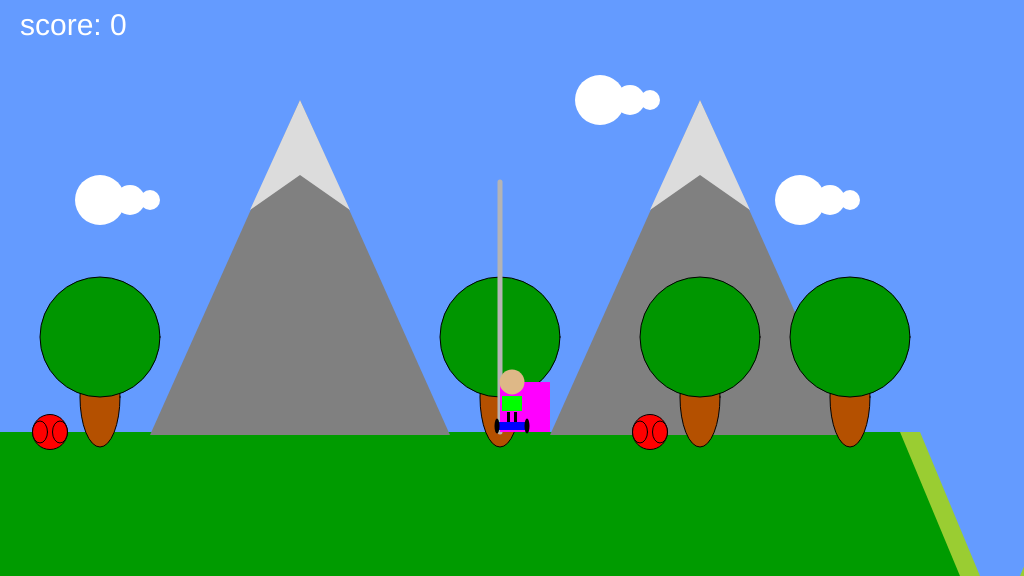
Frame 1 (no input)
Frame 60 (no input): identical to frame 1, image omitted
Frame 120 (the mouse pressed at the canvas centre since frame 60): identical to frame 1, image omitted

The p5.js sketch that drew this single still picture (run headless with seeded random() and noise() and a simulated clock; from frame 60 on, the mouse is pressed at the canvas centre):

// p5.js sketch
// ── sketch.js
/*

The Game Project 5 - Bring it all together

*/

var gameChar_x;
var gameChar_y;
var floorPos_y;
var scrollPos;
var gameChar_world_x;

var isLeft;
var isRight;
var isFalling;
var isPlummeting;

var trees_x;
var clouds;
var mountains;
var canyons;
var collectable;

var game_score;
var flagpole;


function setup()
{
	createCanvas(1024, 576);
	floorPos_y = height * 3/4;
	gameChar_x = width/2;
	gameChar_y = floorPos_y;

	// Variable to control the background scrolling.
	scrollPos = 0;

	// Variable to store the real position of the gameChar in the game
	// world. Needed for collision detection.
	gameChar_world_x = gameChar_x - scrollPos;

	// Boolean variables to control the movement of the game character.
	isLeft = false;
	isRight = false;
	isFalling = false;
	isPlummeting = false;

	// Initialise arrays of scenery objects.
    trees_x = [-300, 100, 500, 700, 850, 1300];
    
    collectable = [
        {x_pos: 50, y_pos: floorPos_y, isFound: false},
        {x_pos: 650, y_pos: floorPos_y, isFound: false},
        {x_pos: 1400, y_pos: floorPos_y, isFound: false}
    ]; 
    
    canyons = [-200, 900, 1400];
    
    mountains = [
        {x_pos: -550}, 
        {x_pos: 100}, 
        {x_pos: 500}, 
        {x_pos: 1050}];
    
    clouds = [
        {pos_x: -100, pos_y: 300},
        {pos_x: 100, pos_y: 200},
        {pos_x: 600, pos_y: 100},
        {pos_x: 800, pos_y: 200}
    ];
    
    game_score = 0;
    
    flagpole = {isReached:false, 
                x_pos: 500}
}

function draw()
{
	background(100, 155, 255); // fill the sky blue

	noStroke();
	fill(0,155,0);
	rect(0, floorPos_y, width, height/4); // draw some green ground
    push();
    translate(scrollPos,0);

	// Draw clouds.
    drawClouds();

	// Draw mountains.
    drawMountains();
    
	// Draw trees.
    drawTrees();
    
	// Draw canyons.
    for (var i = 0; i < canyons.length; i++)
    {
        drawCanyon(canyons[i]);
        checkCanyon(canyons[i]);
    }
    
	// Draw collectable items.
    for (var i = 0; i < collectable.length; i++)
    {   
        if (collectable[i].isFound == false)
        {
            drawCollectable(collectable[i]);
            checkCollectable(collectable[i]);
        }
    } 

    renderFlagpole();
    
    pop();
    
	// Draw game character.
	
	drawGameChar();
    
    fill(255);
    noStroke();
    textSize(30);
    text("score: " + game_score, 20, 35)

	// Logic to make the game character move or the background scroll.
	if(isLeft)
	{
		if(gameChar_x > width * 0.2)
		{
			gameChar_x -= 5;
		}
		else
		{
			scrollPos += 5;
		}
	}

	if(isRight)
	{
		if(gameChar_x < width * 0.8)
		{
			gameChar_x  += 5;
		}
		else
		{
			scrollPos -= 5; // negative for moving against the background
		}
	}
    
    if (isPlummeting == true)
    {
        gameChar_y += 5;
    }

	// Logic to make the game character rise and fall.
    if (gameChar_y < floorPos_y)
    {
        gameChar_y += 2;
        isFalling = true;
    }
    else
    {
        isFalling = false;
    }
    
	// Update real position of gameChar for collision detection.
	gameChar_world_x = gameChar_x - scrollPos;
}


// ---------------------
// Key control functions
// ---------------------

function keyPressed()
{
	if(key == 'A' || keyCode == 37)
	{
		isLeft = true;
	}

	if(key == 'D' || keyCode == 39)
	{
		isRight = true;
	}
    if (keyCode == 32 && gameChar_y == floorPos_y)
    {
        gameChar_y -= 100;
    }
}

function keyReleased()
{
	if(key == 'A' || keyCode == 37)
	{
		isLeft = false;
	}

	if(key == 'D' || keyCode == 39)
	{
		isRight = false;
	}
}


// ------------------------------
// Game character render function
// ------------------------------

// Function to draw the game character.

function drawGameChar()
{
	// draw game character
    if(isLeft && isFalling)
	{
		// add your jumping-left code
        fill(222, 184, 135); // the head
        ellipse(gameChar_x, gameChar_y - 58, 15, 25);

        fill(0, 255, 0); // the body
        rect(gameChar_x - 5, gameChar_y - 44, 10, 15);

        // the arms
        rect(gameChar_x - 1, gameChar_y - 42, 10, 4);
        rect(gameChar_x + 7, gameChar_y - 42, 4, 10);
        rect(gameChar_x - 10, gameChar_y - 38, 6, 5);

        fill(0); // the legs
        rect(gameChar_x - 2, gameChar_y - 28, 5, 12);

        fill(0); // the wheels
        ellipse(gameChar_x, gameChar_y - 6, 15, 15);

	}
	else if(isRight && isFalling)
	{
		// add your jumping-right code
        fill(222, 184, 135); // the head
        ellipse(gameChar_x, gameChar_y - 58, 15, 25);

        fill(0, 255, 0); // the body
        rect(gameChar_x - 5, gameChar_y - 44, 10, 15);

        // the arms
        rect(gameChar_x + 5, gameChar_y - 38, 6, 5);
        rect(gameChar_x - 12, gameChar_y - 42, 10, 4);
        rect(gameChar_x - 12, gameChar_y - 42, 4, 10);

        fill(0); // the legs
        rect(gameChar_x - 2, gameChar_y - 28, 5, 12);

        fill(0); // the wheels
        ellipse(gameChar_x, gameChar_y - 6, 15, 15);

	}
	else if(isLeft)
	{
		// add your walking left code
        fill(222, 184, 135); // the head
        ellipse(gameChar_x, gameChar_y - 50, 15, 25);

        fill(0, 255, 0); // the body
        rect(gameChar_x - 5, gameChar_y - 36, 10, 15);

        // the arms
        rect(gameChar_x - 1, gameChar_y - 34, 10, 4);
        rect(gameChar_x + 7, gameChar_y - 34, 4, 10);
        rect(gameChar_x - 10, gameChar_y - 30, 6, 5);

        fill(0); // the legs
        rect(gameChar_x - 2, gameChar_y - 20, 5, 12);

        fill(0); // the wheels
        ellipse(gameChar_x, gameChar_y - 6, 15, 15);

	}
	else if(isRight)
	{
		// add your walking right code
        fill(222, 184, 135); // the head
        ellipse(gameChar_x, gameChar_y - 50, 15, 25);

        fill(0, 255, 0); // the body
        rect(gameChar_x - 5, gameChar_y - 36, 10, 15);

        // the arms
        rect(gameChar_x + 5, gameChar_y - 30, 6, 5);
        rect(gameChar_x - 12, gameChar_y - 34, 10, 4);
        rect(gameChar_x - 12, gameChar_y - 34, 4, 10);

        fill(0); // the legs
        rect(gameChar_x - 2, gameChar_y - 20, 5, 12);

        fill(0); // the wheels
        ellipse(gameChar_x, gameChar_y - 6, 15, 15);

	}
	else if(isFalling || isPlummeting)
	{
		// add your jumping facing forwards code
        fill(222, 184, 135); // the head
        ellipse(gameChar_x, gameChar_y - 60, 25);

        fill(0, 255, 0); // the body and arms
        rect(gameChar_x - 10, gameChar_y - 46, 20, 15);
        rect(gameChar_x - 15, gameChar_y - 46, 30, 5);

        fill(0); // the legs
        rect(gameChar_x + 2, gameChar_y - 30, 3, 12);
        rect(gameChar_x - 5, gameChar_y - 30, 3, 12);

        fill(0, 0, 255); // the board
        rect(gameChar_x - 15, gameChar_y - 14, 30, 8);

        fill(0); // the wheels
        ellipse(gameChar_x - 15, gameChar_y - 10, 5, 15);
        ellipse(gameChar_x + 15, gameChar_y - 10, 5, 15);
	}
	else
	{
		// add your standing front facing code
        fill(222, 184, 135); // the head
        ellipse(gameChar_x, gameChar_y - 50, 25);
        
        fill(0, 255, 0); // the body
        rect(gameChar_x - 10, gameChar_y - 36, 20, 15);
        
        fill(0); // the legs
        rect(gameChar_x + 2, gameChar_y - 20, 3, 12);
        rect(gameChar_x - 5, gameChar_y - 20, 3, 12);
        
        fill(0, 0, 255); // the board
        rect(gameChar_x - 15, gameChar_y - 10, 30, 8);
        
        fill(0); // the wheels
        ellipse(gameChar_x - 15, gameChar_y - 6, 5, 15);
        ellipse(gameChar_x + 15, gameChar_y - 6, 5, 15);
	}
}

// ---------------------------
// Background render functions
// ---------------------------

// Function to draw cloud objects.
function drawClouds()
{
    for (var i = 0; i < clouds.length; i++)
    {
        fill(255);
        ellipse(clouds[i].pos_x, clouds[i].pos_y, 50, 50);
        ellipse(clouds[i].pos_x + 30, clouds[i].pos_y, 30, 30);
        ellipse(clouds[i].pos_x + 50, clouds[i].pos_y, 20, 20);
    }
}

// Function to draw mountains objects.
function drawMountains()
{
    for (var i = 0; i < mountains.length; i++)
    {
        noStroke();
        fill(128, 128, 128);
        triangle(mountains[i].x_pos + 50, 435, mountains[i].x_pos + 200, 100, mountains[i].x_pos + 350, 435)

        // ADD SNOW CAPS TO THE MOUNTAIN
        noStroke();
        fill(220, 220, 220);
        beginShape();
        vertex(mountains[i].x_pos + 200, 100);
        vertex(mountains[i].x_pos + 150, 210);
        vertex(mountains[i].x_pos + 200, 175);
        vertex(mountains[i].x_pos + 250, 210);
        vertex(mountains[i].x_pos + 200, 100);
        endShape();
    }
}

// Function to draw trees objects.
function drawTrees()
{
    for (var i = 0; i < trees_x.length; i++)
    {
        stroke(0);
        strokeWeight(1);
        fill(180, 80, 0); // THE LEAVES
        ellipse(trees_x[i], floorPos_y - 35, 40, 100);
        fill(0, 150, 0); // THE TRUNK
        ellipse(trees_x[i], floorPos_y - 95, 120, 120);
    }
}


// ---------------------------------
// Canyon render and check functions
// ---------------------------------

// Function to draw canyon objects.

function drawCanyon(t_canyon)
{
    noStroke();
    fill(100,155,255); // THE VALLEY
    rect(t_canyon , 430, 200, 370);
        
    // LEFT END OF CANYON ----------       
    fill(154, 205, 50);
    rect(t_canyon, floorPos_y, 20, 300)
    triangle(t_canyon + 20, floorPos_y, 
             t_canyon + 20, height, 
             t_canyon + 80, height);  
    
    fill(0,155,0);
    triangle(t_canyon, floorPos_y, 
             t_canyon, height, 
             t_canyon + 60, height);

    // RIGHT END OF CANYON ---------
    fill(154, 205, 50);
    rect(t_canyon + 180, floorPos_y, 20, 300)
    triangle(t_canyon + 180, floorPos_y, 
             t_canyon + 180, height, 
             t_canyon +120, height);
    
    fill(0,155,0);
    triangle(t_canyon + 200, floorPos_y, 
             t_canyon + 140, height, 
             t_canyon + 200, height);
}

// Function to check character is over a canyon.
function checkCanyon(t_canyon)
{
    if((gameChar_world_x > t_canyon + 25 
        && gameChar_world_x < t_canyon + 175) 
       && gameChar_y >= floorPos_y)
    {
        isPlummeting = true;
    }    
}


function renderFlagpole()
{
    push();
    strokeWeight(5);
    stroke(180);
    line(flagpole.x_pos, floorPos_y, 
        flagpole.x_pos, floorPos_y - 250)
    fill(255, 0, 255);
    noStroke();
    
    if (flagpole.isReached)
    {
        rect(flagpole.x_pos, floorPos_y - 250, 50, 50);
    }
    else
    {
        rect(flagpole.x_pos, floorPos_y - 50, 50, 50);
    }
    pop();
}

// ----------------------------------
// Collectable items render and check functions
// ----------------------------------

// Function to draw collectable objects.

function drawCollectable(t_collectable)
{
    stroke(0);
    fill(255, 0 , 0); // THE BODY OF THE BASKETBALL
    ellipse(t_collectable.x_pos, t_collectable.y_pos, 35);
    ellipse(t_collectable.x_pos - 10, t_collectable.y_pos, 15, 22);
    ellipse(t_collectable.x_pos + 10, t_collectable.y_pos, 15, 22); 
}

// Function to check character has collected an item.

function checkCollectable(t_collectable)
{
    if (dist(gameChar_world_x, gameChar_y, 
             t_collectable.x_pos, t_collectable.y_pos) < 20)
    {
        t_collectable.isFound = true;
        game_score += 1;
    }
}
